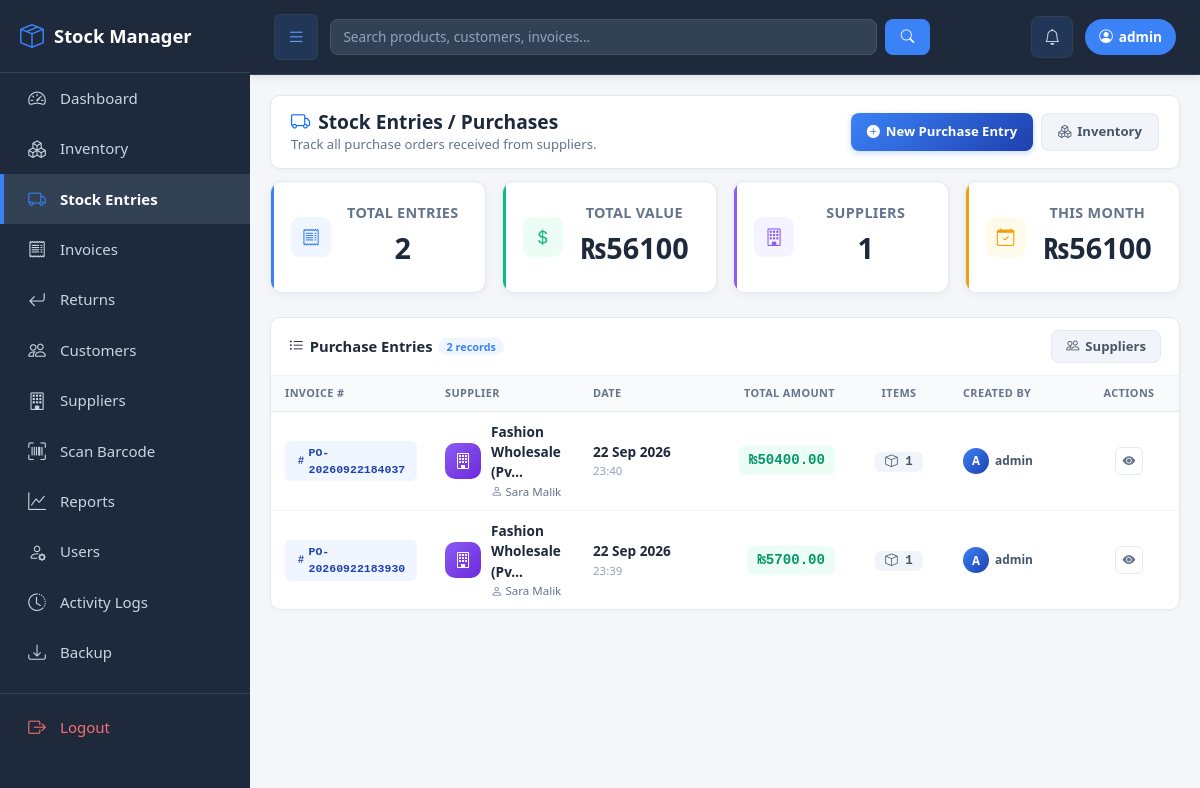
Screenshot of /stock-entries/ (signed in) with the database file from the repository.
### inventory/models.py (models this page shows, shortened)
class StockEntry(models.Model):
    supplier = models.ForeignKey(Supplier, on_delete=models.SET_NULL, null=True, related_name='stock_entries')
    purchase_invoice_no = models.CharField(max_length=50, unique=True)
    entry_date = models.DateField(default=timezone.now)
    subtotal = models.DecimalField(max_digits=12, decimal_places=2, default=0)
    tax_percent = models.DecimalField(max_digits=5, decimal_places=2, default=0)
    tax_amount = models.DecimalField(max_digits=12, decimal_places=2, default=0)
    total_amount = models.DecimalField(max_digits=12, decimal_places=2, default=0)
    notes = models.TextField(blank=True)
    created_by = models.ForeignKey(User, on_delete=models.SET_NULL, null=True)
    created_at = models.DateTimeField(auto_now_add=True)
    class Meta:
        ordering = ['-created_at']
        verbose_name_plural = "Stock Entries"

class Supplier(models.Model):
    company_name = models.CharField(max_length=200, help_text="Primary - Company/LLC name")
    contact_person = models.CharField(max_length=200, blank=True, help_text="Optional - Person name")
    country_code = models.CharField(max_length=5, default='+971')
    phone = models.CharField(max_length=20)
    email = models.EmailField(blank=True, help_text="Email address")
    address = models.TextField(blank=True)
    city = models.CharField(max_length=100, blank=True)
    country = models.CharField(max_length=100, blank=True, default='UAE')
    trn = models.CharField(max_length=50, blank=True, help_text="Tax Registration Number")
    created_at = models.DateTimeField(auto_now_add=True)
    created_by = models.ForeignKey(User, on_delete=models.SET_NULL, null=True, blank=True)
    class Meta:
        ordering = ['company_name']

### inventory/views.py (the view)
# urls.py: path('stock-entries/', views.stock_entries, name='stock_entries'),
@login_required
@role_required(['Admin', 'Manager'])
def stock_entries(request):
    entries = StockEntry.objects.select_related('supplier', 'created_by').all()
    today = timezone.now().date()
    month_start = today.replace(day=1)
    total_value = entries.aggregate(total=Sum('total_amount'))['total'] or 0
    total_suppliers = StockEntry.objects.values('supplier').distinct().count()
    this_month_value = StockEntry.objects.filter(entry_date__gte=month_start).aggregate(
        total=Sum('total_amount')
    )['total'] or 0
    return render(request, 'stock_entries.html', {
        'entries': entries,
        'total_entries': entries.count(),
        'total_value': total_value,
        'total_suppliers': total_suppliers,
        'this_month_value': this_month_value,
        'currency_symbol': Settings.get_currency_symbol(),
    })

### inventory/templates/stock_entries.html (shortened to what this page needs)
{% extends 'base.html' %}
{% load static %}
{% block content %}
<div class="page-header">
    <div class="page-header-content">
        <div>
            <h2 class="page-title">
                <i class="bi bi-truck text-primary"></i>
                Stock Entries / Purchases
            </h2>
            <p class="page-subtitle">Track all purchase orders received from suppliers.</p>
        </div>
        <div class="page-header-actions">
            <a href="{% url 'create_stock_entry' %}" class="btn-add-product">
                <i class="bi bi-plus-circle-fill"></i> New Purchase Entry
            </a>
            <a href="{% url 'inventory_list' %}" class="btn-secondary-action">
                <i class="bi bi-boxes"></i> Inventory
            </a>
        </div>
    </div>
</div>
<div class="row g-3 mb-4">
    <div class="col-md-3 col-6">
        <div class="stat-card stat-blue">
            <div class="stat-icon"><i class="bi bi-receipt"></i></div>
            <div class="stat-content">
                <p class="stat-label">Total Entries</p>
                <h3 class="stat-value">{{ total_entries }}</h3>
            </div>
        </div>
    </div>
    <div class="col-md-3 col-6">
        <div class="stat-card stat-green">
            <div class="stat-icon"><i class="bi bi-currency-dollar"></i></div>
            <div class="stat-content">
                <p class="stat-label">Total Value</p>
                <h3 class="stat-value">{{ currency_symbol }}{{ total_value|floatformat:0 }}</h3>
            </div>
        </div>
    </div>
    <div class="col-md-3 col-6">
        <div class="stat-card stat-purple">
            <div class="stat-icon"><i class="bi bi-building"></i></div>
            <div class="stat-content">
                <p class="stat-label">Suppliers</p>
                <h3 class="stat-value">{{ total_suppliers }}</h3>
            </div>
        </div>
    </div>
    <div class="col-md-3 col-6">
        <div class="stat-card stat-yellow">
            <div class="stat-icon"><i class="bi bi-calendar-check"></i></div>
            <div class="stat-content">
                <p class="stat-label">This Month</p>
                <h3 class="stat-value">{{ currency_symbol }}{{ this_month_value|floatformat:0 }}</h3>
            </div>
        </div>
    </div>
</div>
<div class="products-card">
    <div class="products-card-header">
        <h5 class="products-card-title">
            <i class="bi bi-list-ul"></i>
            Purchase Entries
            <span class="products-count">{{ entries|length }} records</span>
        </h5>
        <div>
            <a href="{% url 'suppliers' %}" class="btn-secondary-action" style="padding: 6px 14px; font-size: 0.82rem;">
                <i class="bi bi-people"></i> Suppliers
            </a>
        </div>
    </div>
    <div class="products-card-body p-0">
        {% if entries %}
            <div class="table-responsive">
                <table class="modern-inv-table">
                    <thead>
                        <tr>
                            <th style="width: 160px;">Invoice #</th>
                            <th>Supplier</th>
                            <th style="width: 130px;">Date</th>
                            <th style="width: 140px;" class="text-end">Total Amount</th>
                            <th style="width: 100px;" class="text-center">Items</th>
                            <th style="width: 130px;">Created By</th>
                            <th style="width: 100px;" class="text-center">Actions</th>
                        </tr>
                    </thead>
                    <tbody>
                        {% for entry in entries %}
                        <tr>
                            <td><span class="invoice-badge"><i class="bi bi-hash"></i> {{ entry.purchase_invoice_no }}</span></td>
                            <td>
                                <div style="display: flex; align-items: center; gap: 10px;">
                                    <div class="stat-icon" style="width: 36px; height: 36px; border-radius: 10px; font-size: 1rem; background: linear-gradient(135deg, #8b5cf6, #6d28d9); color: #fff;">
                                        <i class="bi bi-building"></i>
                                    </div>
                                    <div>
                                        <strong style="color: #1e293b;">{{ entry.supplier.company_name|default:"N/A"|truncatechars:22 }}</strong>
                                        {% if entry.supplier.contact_person %}
                                            <small style="color: #64748b; display: block; font-size: 0.72rem;">
                                                <i class="bi bi-person"></i> {{ entry.supplier.contact_person|truncatechars:20 }}
                                            </small>
                                        {% endif %}
                                    </div>
                                </div>
                            </td>
                            <td>
                                <strong style="color: #1e293b; font-size: 0.85rem;">{{ entry.entry_date|date:"d M Y" }}</strong>
                                <small style="color: #94a3b8; display: block; font-size: 0.72rem;">{{ entry.created_at|date:"H:i" }}</small>
                            </td>
                            <td class="text-end"><span class="amount-badge">{{ currency_symbol }}{{ entry.total_amount|floatformat:2 }}</span></td>
                            <td class="text-center">
                                <span class="qty-badge"><i class="bi bi-box"></i> {{ entry.items.count }}</span>
                            </td>
                            <td>
                                <div style="display: flex; align-items: center; gap: 6px;">
                                    <div class="stat-icon" style="width: 26px; height: 26px; border-radius: 50%; font-size: 0.72rem; font-weight: 700; background: linear-gradient(135deg, #3b82f6, #1e40af); color: #fff;">
                                        {{ entry.created_by.username|first|default:"S"|upper }}
                                    </div>
                                    <small style="color: #475569; font-weight: 600;">{{ entry.created_by.username|default:"System"|truncatechars:12 }}</small>
                                </div>
                            </td>
                            <td class="text-center">
                                <button type="button" class="action-btn action-primary" data-bs-toggle="modal" data-bs-target="#entryModal{{ entry.id }}" title="View Details">
                                    <i class="bi bi-eye-fill"></i>
                                </button>
                            </td>
                        </tr>
                        {% endfor %}
                    </tbody>
                </table>
            </div>
        {% endif %}
    </div>
</div>
{% endblock %}

### inventory/templates/base.html (shortened to what this page needs)
<!DOCTYPE html>
<html lang="en">
<head>
    <link href="https://cdn.jsdelivr.net/npm/bootstrap@5.3.2/dist/css/bootstrap.min.css" rel="stylesheet">
    {% load static %}
    <link href="https://cdn.jsdelivr.net/npm/bootstrap-icons@1.11.1/font/bootstrap-icons.css" rel="stylesheet">
    <link rel="stylesheet" href="{% static 'css/style.css' %}">
</head>
<body>
{% if user.is_authenticated %}
{% with current=request.resolver_match.url_name %}
<aside class="sidebar" id="sidebar">
    <div class="brand">
        <div class="brand-left">
            <i class="bi bi-box-seam"></i>
            <span>Stock Manager</span>
        </div>
    </div>
    <a href="{% url 'dashboard' %}" class="{% if current == 'dashboard' %}active{% endif %}">
        <i class="bi bi-speedometer2"></i> Dashboard
    </a>
    <a href="{% url 'inventory_list' %}" class="">
        <i class="bi bi-boxes"></i> Inventory
    </a>
    <a href="{% url 'stock_entries' %}" class="{% if current == 'stock_entries' or current == 'create_stock_entry' %}active{% endif %}">
        <i class="bi bi-truck"></i> Stock Entries
    </a>
    <a href="{% url 'invoice_list' %}" class="{% if current == 'invoice_list' or current == 'create_invoice' or current == 'invoice_detail' %}active{% endif %}">
        <i class="bi bi-receipt"></i> Invoices
    </a>
    <a href="{% url 'returns' %}" class="{% if current == 'returns' %}active{% endif %}">
        <i class="bi bi-arrow-return-left"></i> Returns
    </a>
    <a href="{% url 'customers' %}" class="{% if current == 'customers' or current == 'customer_detail' or current == 'edit_customer' %}active{% endif %}">
        <i class="bi bi-people"></i> Customers
    </a>
    <a href="{% url 'suppliers' %}" class="{% if current == 'suppliers' or current == 'supplier_detail' or current == 'edit_supplier' %}active{% endif %}">
        <i class="bi bi-building"></i> Suppliers
    </a>
    <a href="{% url 'scan_barcode' %}" class="{% if current == 'scan_barcode' %}active{% endif %}">
        <i class="bi bi-upc-scan"></i> Scan Barcode
    </a>
    <a href="{% url 'reports' %}" class="{% if current == 'reports' %}active{% endif %}">
        <i class="bi bi-graph-up"></i> Reports
    </a>
    {% if user.is_superuser %}
    <a href="{% url 'user_list' %}" class="{% if current == 'user_list' or current == 'create_staff' %}active{% endif %}">
        <i class="bi bi-person-gear"></i> Users
    </a>
    <a href="{% url 'activity_logs' %}" class="{% if current == 'activity_logs' %}active{% endif %}">
        <i class="bi bi-clock-history"></i> Activity Logs
    </a>
    <a href="{% url 'backup_data' %}" class="{% if current == 'backup_data' %}active{% endif %}">
        <i class="bi bi-download"></i> Backup
    </a>
    {% endif %}
    <div class="logout-section">
        <a href="{% url 'logout' %}" class="logout-link">
            <i class="bi bi-box-arrow-right"></i> Logout
        </a>
    </div>
</aside>
{% endwith %}
{% endif %}
<div class="{% if user.is_authenticated %}main-content{% else %}container mt-4{% endif %}" id="mainContent">
    {% if user.is_authenticated %}
    <div class="topbar">
        <div class="d-flex align-items-center flex-grow-1" style="gap: 12px;">
            <button class="menu-toggle" onclick="toggleSidebar()" title="Toggle Sidebar (Ctrl+B)">
                <i class="bi bi-list"></i>
            </button>
            <form method="get" action="{% url 'global_search' %}" class="d-flex flex-grow-1" style="max-width: 600px;">
                <input type="text" name="q" class="form-control search-input me-2"
                       placeholder="Search products, customers, invoices...">
                <button class="search-btn" type="submit">
                    <i class="bi bi-search"></i>
                </button>
            </form>
        </div>
        <div class="d-flex align-items-center" style="gap: 12px;">
            <a href="{% url 'notifications' %}" class="notif-btn" title="Notifications">
                <i class="bi bi-bell"></i>
            </a>
            <span class="user-badge">
                <i class="bi bi-person-circle"></i>
                {{ user.username }}
            </span>
        </div>
    </div>
    {% endif %}
    <div class="content-area">
        {% block content %}{% endblock %}
    </div>
</div>
</body>
</html>

### rows the page displays
StockEntry: purchase_invoice_no "PO-20260922184037", supplier.company_name "Fashion Wholesale (Pv…", supplier.contact_person "Sara Malik", entry_date "22 Sep 2026", created_at "23:40", currency_symbol "₨", total_amount "50400.00", items.count "1", created_by.username|first "A", created_by.username "admin"
StockEntry: purchase_invoice_no "PO-20260922183930", supplier.company_name "Fashion Wholesale (Pv…", supplier.contact_person "Sara Malik", entry_date "22 Sep 2026", created_at "23:39", currency_symbol "₨", total_amount "5700.00", items.count "1", created_by.username|first "A", created_by.username "admin"

### other values shown
{{ user.username }} "admin"
{{ total_entries }} "2"
{{ currency_symbol }} "₨"
{{ total_value|floatformat:0 }} "56100"
{{ total_suppliers }} "1"
{{ this_month_value|floatformat:0 }} "56100"
{{ entries|length }} "2"
